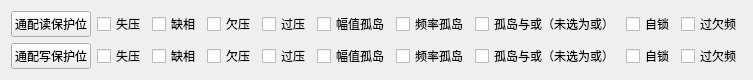
     <widget class="QWidget" name="layoutWidget_9">
      <property name="geometry">
       <rect>
        <x>1</x>
        <y>190</y>
        <width>733</width>
        <height>48</height>
       </rect>
      </property>
      <layout class="QGridLayout" name="gridLayout_2">
       <item row="0" column="0">
        <widget class="QPushButton" name="pushButton_ReadProtectBit">
         <property name="font">
          <font>
           <pointsize>9</pointsize>
           <weight>50</weight>
           <bold>false</bold>
          </font>
         </property>
         <property name="text">
          <string>通配读保护位</string>
         </property>
        </widget>
       </item>
       <item row="0" column="1">
        <widget class="QCheckBox" name="checkBox_LV">
         <property name="text">
          <string>失压</string>
         </property>
         <property name="checkable">
          <bool>true</bool>
         </property>
        </widget>
       </item>
       <item row="0" column="2">
        <widget class="QCheckBox" name="checkBox_LP">
         <property name="text">
          <string>缺相</string>
         </property>
         <property name="checkable">
          <bool>true</bool>
         </property>
        </widget>
       </item>
       <item row="0" column="3">
        <widget class="QCheckBox" name="checkBox_UV">
         <property name="text">
          <string>欠压</string>
         </property>
         <property name="checkable">
          <bool>true</bool>
         </property>
        </widget>
       </item>
       <item row="0" column="4">
        <widget class="QCheckBox" name="checkBox_OV">
         <property name="text">
          <string>过压</string>
         </property>
         <property name="checkable">
          <bool>true</bool>
         </property>
        </widget>
       </item>
       <item row="0" column="5">
        <widget class="QCheckBox" name="checkBox_IslandVolt">
         <property name="text">
          <string>幅值孤岛</string>
         </property>
         <property name="checkable">
          <bool>true</bool>
         </property>
        </widget>
       </item>
       <item row="0" column="6">
        <widget class="QCheckBox" name="checkBox_IslandFreq">
         <property name="text">
          <string>频率孤岛</string>
         </property>
         <property name="checkable">
          <bool>true</bool>
         </property>
        </widget>
       </item>
       <item row="0" column="7">
        <widget class="QCheckBox" name="checkBox_IslandAndOr">
         <property name="text">
          <string>孤岛与或（未选为或）</string>
         </property>
         <property name="checkable">
          <bool>true</bool>
         </property>
        </widget>
       </item>
       <item row="0" column="8">
        <widget class="QCheckBox" name="checkBox_SelfLock">
         <property name="text">
          <string>自锁</string>
         </property>
         <property name="checkable">
          <bool>true</bool>
         </property>
        </widget>
       </item>
       <item row="0" column="9">
        <widget class="QCheckBox" name="checkBox_FreqProtect">
         <property name="text">
          <string>过欠频</string>
         </property>
         <property name="checkable">
          <bool>true</bool>
         </property>
        </widget>
       </item>
       <item row="1" column="0">
        <widget class="QPushButton" name="pushButton_WriteProtectBit">
         <property name="font">
          <font>
           <pointsize>9</pointsize>
           <weight>50</weight>
           <bold>false</bold>
          </font>
         </property>
         <property name="text">
          <string>通配写保护位</string>
         </property>
        </widget>
       </item>
       <item row="1" column="1">
        <widget class="QCheckBox" name="checkBox_LV_2">
         <property name="text">
          <string>失压</string>
         </property>
        </widget>
       </item>
       <item row="1" column="2">
        <widget class="QCheckBox" name="checkBox_LP_2">
         <property name="text">
          <string>缺相</string>
         </property>
        </widget>
       </item>
       <item row="1" column="3">
        <widget class="QCheckBox" name="checkBox_UV_2">
         <property name="text">
          <string>欠压</string>
         </property>
        </widget>
       </item>
       <item row="1" column="4">
        <widget class="QCheckBox" name="checkBox_OV_2">
         <property name="text">
          <string>过压</string>
         </property>
        </widget>
       </item>
       <item row="1" column="5">
        <widget class="QCheckBox" name="checkBox_IslandVolt_2">
         <property name="text">
          <string>幅值孤岛</string>
         </property>
        </widget>
       </item>
       <item row="1" column="6">
        <widget class="QCheckBox" name="checkBox_IslandFreq_2">
         <property name="text">
          <string>频率孤岛</string>
         </property>
        </widget>
       </item>
       <item row="1" column="7">
        <widget class="QCheckBox" name="checkBox_IslandAndOr_2">
         <property name="text">
          <string>孤岛与或（未选为或）</string>
         </property>
        </widget>
       </item>
       <item row="1" column="8">
        <widget class="QCheckBox" name="checkBox_SelfLock_2">
         <property name="text">
          <string>自锁</string>
         </property>
        </widget>
       </item>
       <item row="1" column="9">
        <widget class="QCheckBox" name="checkBox_FreqProtect_2">
         <property name="text">
          <string>过欠频</string>
         </property>
        </widget>
       </item>
      </layout>
     </widget>
